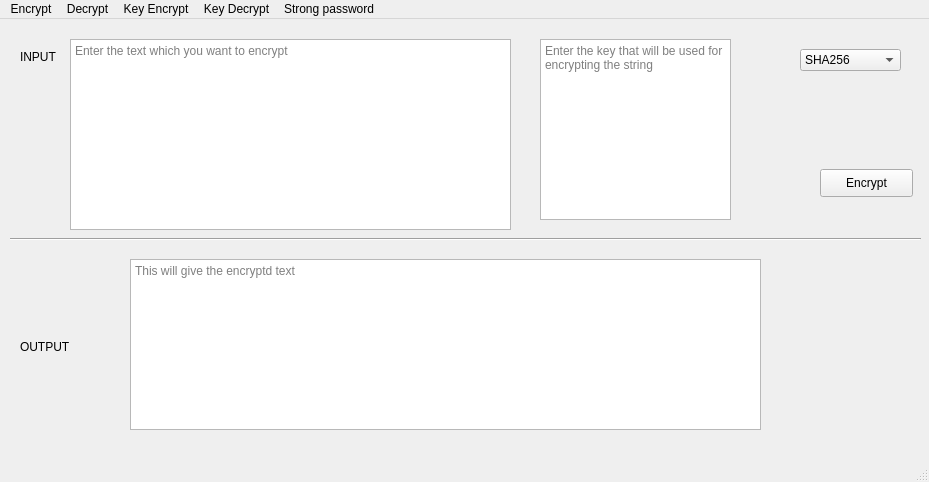
<?xml version="1.0" encoding="UTF-8"?>
<ui version="4.0">
 <class>MainWindow</class>
 <widget class="QMainWindow" name="MainWindow">
  <property name="geometry">
   <rect>
    <x>0</x>
    <y>0</y>
    <width>929</width>
    <height>482</height>
   </rect>
  </property>
  <property name="windowTitle">
   <string>MainWindow</string>
  </property>
  <widget class="QWidget" name="centralwidget">
   <widget class="Line" name="line">
    <property name="geometry">
     <rect>
      <x>10</x>
      <y>210</y>
      <width>911</width>
      <height>20</height>
     </rect>
    </property>
    <property name="orientation">
     <enum>Qt::Horizontal</enum>
    </property>
   </widget>
   <widget class="QLabel" name="label">
    <property name="geometry">
     <rect>
      <x>20</x>
      <y>30</y>
      <width>55</width>
      <height>16</height>
     </rect>
    </property>
    <property name="text">
     <string>INPUT</string>
    </property>
    <property name="scaledContents">
     <bool>false</bool>
    </property>
    <property name="margin">
     <number>0</number>
    </property>
   </widget>
   <widget class="QTextEdit" name="textEdit">
    <property name="geometry">
     <rect>
      <x>70</x>
      <y>20</y>
      <width>441</width>
      <height>191</height>
     </rect>
    </property>
    <property name="placeholderText">
     <string>Enter the text which you want to encrypt</string>
    </property>
   </widget>
   <widget class="QPushButton" name="pushButton">
    <property name="geometry">
     <rect>
      <x>820</x>
      <y>150</y>
      <width>93</width>
      <height>28</height>
     </rect>
    </property>
    <property name="text">
     <string>Encrypt</string>
    </property>
   </widget>
   <widget class="QLabel" name="label_2">
    <property name="geometry">
     <rect>
      <x>20</x>
      <y>320</y>
      <width>55</width>
      <height>16</height>
     </rect>
    </property>
    <property name="text">
     <string>OUTPUT</string>
    </property>
   </widget>
   <widget class="QTextEdit" name="textEdit_2">
    <property name="geometry">
     <rect>
      <x>130</x>
      <y>240</y>
      <width>631</width>
      <height>171</height>
     </rect>
    </property>
    <property name="placeholderText">
     <string>This will give the encryptd text</string>
    </property>
   </widget>
   <widget class="QComboBox" name="comboBox">
    <property name="geometry">
     <rect>
      <x>800</x>
      <y>30</y>
      <width>101</width>
      <height>22</height>
     </rect>
    </property>
    <item>
     <property name="text">
      <string>SHA256</string>
     </property>
    </item>
    <item>
     <property name="text">
      <string>SHA224</string>
     </property>
    </item>
    <item>
     <property name="text">
      <string>SHA512</string>
     </property>
    </item>
    <item>
     <property name="text">
      <string>SHA384</string>
     </property>
    </item>
    <item>
     <property name="text">
      <string>SHA1</string>
     </property>
    </item>
    <item>
     <property name="text">
      <string>SHA3_512</string>
     </property>
    </item>
    <item>
     <property name="text">
      <string>SHA3_384</string>
     </property>
    </item>
    <item>
     <property name="text">
      <string>SHA3_256</string>
     </property>
    </item>
    <item>
     <property name="text">
      <string>SHA3_224</string>
     </property>
    </item>
    <item>
     <property name="text">
      <string>SHAKE256</string>
     </property>
    </item>
    <item>
     <property name="text">
      <string>SHAKE128</string>
     </property>
    </item>
    <item>
     <property name="text">
      <string>SHA512_224</string>
     </property>
    </item>
    <item>
     <property name="text">
      <string>SHA512_256</string>
     </property>
    </item>
    <item>
     <property name="text">
      <string>MD2</string>
     </property>
    </item>
    <item>
     <property name="text">
      <string>MD4</string>
     </property>
    </item>
    <item>
     <property name="text">
      <string>MD5</string>
     </property>
    </item>
    <item>
     <property name="text">
      <string>MD5_SHA1</string>
     </property>
    </item>
    <item>
     <property name="text">
      <string>WHIRLPOOL</string>
     </property>
    </item>
    <item>
     <property name="text">
      <string>RIPEMD_160</string>
     </property>
    </item>
    <item>
     <property name="text">
      <string>BLAKE2S</string>
     </property>
    </item>
    <item>
     <property name="text">
      <string>BLAKE2B</string>
     </property>
    </item>
    <item>
     <property name="text">
      <string>SM3</string>
     </property>
    </item>
    <item>
     <property name="text">
      <string>ADLER32</string>
     </property>
    </item>
    <item>
     <property name="text">
      <string>CR32</string>
     </property>
    </item>
   </widget>
   <widget class="QTextEdit" name="textEdit_3">
    <property name="geometry">
     <rect>
      <x>540</x>
      <y>20</y>
      <width>191</width>
      <height>181</height>
     </rect>
    </property>
    <property name="placeholderText">
     <string>Enter the key that will be used for encrypting the string</string>
    </property>
   </widget>
  </widget>
  <widget class="QMenuBar" name="menubar">
   <property name="geometry">
    <rect>
     <x>0</x>
     <y>0</y>
     <width>929</width>
     <height>26</height>
    </rect>
   </property>
   <widget class="QMenu" name="EncryptMenu">
    <property name="title">
     <string>Encrypt</string>
    </property>
   </widget>
   <widget class="QMenu" name="DecryptMenu">
    <property name="title">
     <string>Decrypt</string>
    </property>
   </widget>
   <widget class="QMenu" name="KEncryptMenu">
    <property name="title">
     <string>Key Encrypt</string>
    </property>
   </widget>
   <widget class="QMenu" name="KDecryptMenu">
    <property name="title">
     <string>Key Decrypt</string>
    </property>
   </widget>
   <widget class="QMenu" name="menuStrong_password">
    <property name="title">
     <string>Strong password</string>
    </property>
   </widget>
   <addaction name="EncryptMenu"/>
   <addaction name="DecryptMenu"/>
   <addaction name="KEncryptMenu"/>
   <addaction name="KDecryptMenu"/>
   <addaction name="menuStrong_password"/>
  </widget>
  <widget class="QStatusBar" name="statusbar"/>
 </widget>
 <resources/>
 <connections/>
</ui>
